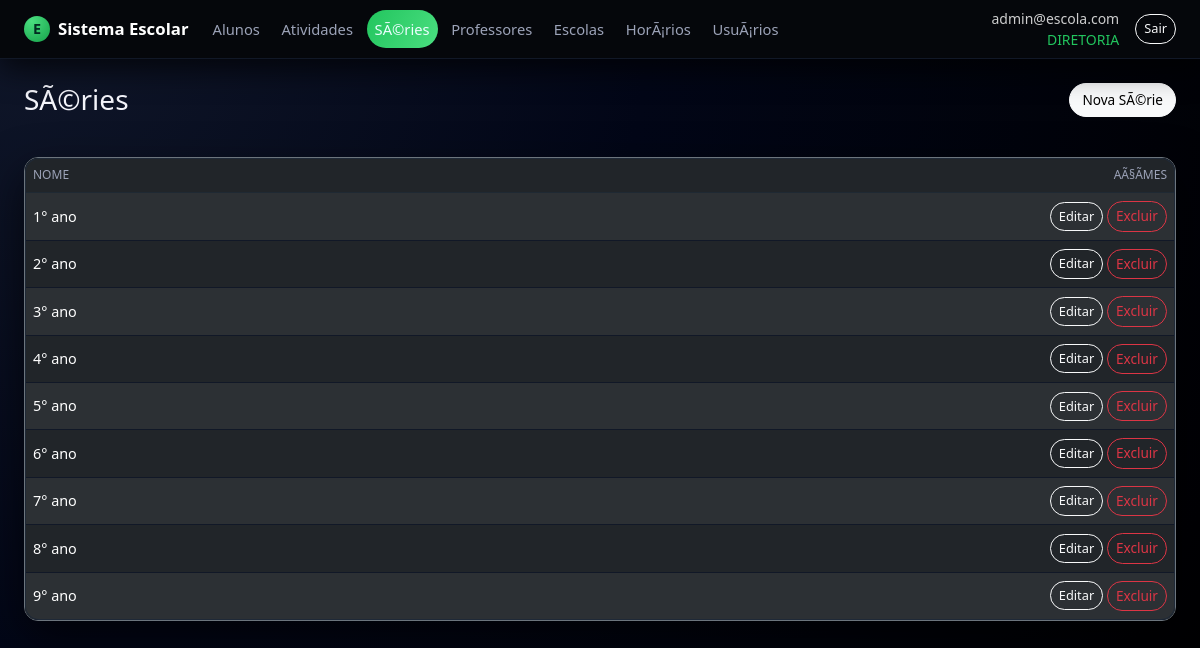
The app's page /series/ (signed in) with its own data.
### app.py (models this page shows, shortened)
class Usuario(db.Model, UserMixin):
    __tablename__ = "usuario"
    id = db.Column(db.Integer, primary_key=True)
    email = db.Column(db.String(120), unique=True, nullable=False)
    senha_hash = db.Column(db.String(255), nullable=False)
    papel = db.Column(db.String(30), nullable=False, default="ALUNO")
    ativo = db.Column(db.Boolean, nullable=False, default=True)
    created_at = db.Column(db.DateTime, nullable=False, default=datetime.utcnow)
    aluno_id = db.Column(db.Integer, db.ForeignKey("aluno.id"), nullable=True)
    aluno = db.relationship("Aluno", lazy="joined")
    recovery_code1 = db.Column(db.String(255), nullable=True)
    recovery_code2 = db.Column(db.String(255), nullable=True)
    recovery_code3 = db.Column(db.String(255), nullable=True)
    recovery_codes_shown = db.Column(db.Boolean, nullable=False, default=False)
    def papel_upper(self):
        return (self.papel or "").upper()
    def is_responsavel(self):
        return self.papel_upper() == "RESPONSAVEL"
    def is_aluno(self):
        return self.papel_upper() == "ALUNO"

class Serie(db.Model):
    __tablename__ = "serie"
    id = db.Column(db.Integer, primary_key=True)
    nome = db.Column(db.String(120), nullable=False, unique=True)

### app.py (the view)
@app.route("/series/")
@login_required
def series_list():
    if current_user.is_responsavel() or current_user.is_aluno():
        flash("Acesso não autorizado.", "warning")
        return redirect(url_for("index"))
    series = Serie.query.order_by(Serie.nome.asc()).all()
    return render_template("series/listar.html", series=series)

### app.py (called while the page is built, shortened)
@login_manager.user_loader
def load_user(uid):
    return db.session.get(Usuario, int(uid))

def can(permission: str) -> bool:
    if not current_user.is_authenticated:
        return False
    role = current_user.papel_upper()
    if role == "DIRETORIA":
        return True

@app.context_processor
def inject_can():
    return dict(can=can)

### templates/series/listar.html (shortened to what this page needs)
{% extends 'base.html' %}
{% block content %}
<div class="d-flex align-items-center justify-content-between mb-3">
  <h3 class="mb-0">SÃ©ries</h3>
  {% if can('SERIE_CRIAR') %}
  <button class="btn btn-light" type="button" data-bs-toggle="collapse" data-bs-target="#novaSerie" aria-expanded="false">
    Nova SÃ©rie
  </button>
  {% endif %}
</div>
<div class="card bg-dark border-secondary">
  <div class="card-body p-0">
    <table class="table table-dark table-striped table-hover align-middle mb-0">
      <thead>
        <tr>
          <th>Nome</th>
          <th class="text-end">AÃ§Ãµes</th>
        </tr>
      </thead>
      <tbody>
        {% for s in series %}
        <tr>
          <td>{{ s.nome }}</td>
          <td class="text-end">
            {% if can('SERIE_EDITAR') %}
            <button class="btn btn-sm btn-outline-light" data-bs-toggle="modal" data-bs-target="#editarSerie{{ s.id }}">Editar</button>
            {% endif %}
            {% if can('SERIE_EXCLUIR') %}
            <form class="d-inline" method="post" action="{{ url_for('series_excluir', id=s.id) }}" onsubmit="return confirm('Excluir esta sÃ©rie?');">
              <button class="btn btn-sm btn-outline-danger">Excluir</button>
            </form>
            {% endif %}
          </td>
        </tr>
        {% else %}
        <tr>
          <td colspan="2" class="text-center text-secondary py-4">Nenhuma sÃ©rie cadastrada.</td>
        </tr>
        {% endfor %}
      </tbody>
    </table>
  </div>
</div>
{% endblock %}

### templates/base.html (shortened to what this page needs)
<!doctype html>
<html lang="pt-BR">
<head>
  <link
    href="https://cdn.jsdelivr.net/npm/bootstrap@5.3.3/dist/css/bootstrap.min.css"
    rel="stylesheet"
  >
  <link rel="stylesheet" href="{{ url_for('static', filename='css/style.css') }}">
</head>
<body class="app-body">
  <header class="app-navbar navbar navbar-expand-lg navbar-dark">
    <div class="container-fluid px-3 px-lg-4">
      <a class="navbar-brand d-flex align-items-center gap-2" href="{{ url_for('index') }}">
        <span class="brand-icon">E</span>
        <span class="fw-semibold">Sistema Escolar</span>
      </a>
      {% if current_user.is_authenticated %}
        {% set papel = current_user.papel_upper() %}
        <div class="collapse navbar-collapse" id="mainNav">
          <ul class="navbar-nav me-auto mb-2 mb-lg-0 app-menu">
            <li class="nav-item">
              <a class="nav-link {% if request.endpoint and 'alunos' in request.endpoint %}active{% endif %}"
                 href="{{ url_for('alunos_list') }}">
                Alunos
              </a>
            </li>
            <li class="nav-item">
              <a class="nav-link {% if request.endpoint and 'atividades_' in request.endpoint %}active{% endif %}"
                 href="{{ url_for('atividades_listar') }}">
                Atividades
              </a>
            </li>
            {% if papel == 'DIRETORIA' %}
              <li class="nav-item">
                <a class="nav-link {% if request.endpoint and 'series_' in request.endpoint %}active{% endif %}"
                   href="{{ url_for('series_list') }}">
                  SÃ©ries
                </a>
              </li>
               <li class="nav-item">
   <a class="nav-link {% if request.endpoint and 'professores' in request.endpoint %}active{% endif %}"
     href="{{ url_for('professores_listar') }}">
    Professores
  </a>
</li>
              <li class="nav-item">
                <a class="nav-link {% if request.endpoint and 'escolas_' in request.endpoint %}active{% endif %}"
                   href="{{ url_for('escolas_list') }}">
                  Escolas
                </a>
              </li>
              <li class="nav-item">
                <a class="nav-link {% if request.endpoint and 'horarios_' in request.endpoint %}active{% endif %}"
                   href="{{ url_for('horarios_list') }}">
                  HorÃ¡rios
                </a>
              </li>
              <li class="nav-item">
                <a class="nav-link {% if request.endpoint and 'usuarios_' in request.endpoint %}active{% endif %}"
                   href="{{ url_for('usuarios_list') }}">
                  UsuÃ¡rios
                </a>
              </li>
            {% endif %}
          </ul>
          <div class="d-flex align-items-center gap-3">
            <div class="text-end small text-muted d-none d-md-block">
              <div>{{ current_user.email }}</div>
              <div class="text-accent">{{ papel }}</div>
            </div>
            <form method="post" action="{{ url_for('logout') }}">
              <button class="btn btn-sm btn-outline-light" type="submit">Sair</button>
            </form>
          </div>
        </div>
      {% endif %}
    </div>
  </header>
  <main class="app-main container-fluid px-3 px-lg-4 py-4">
    <div class="page-wrapper">
      {% block content %}{% endblock %}
    </div>
  </main>
</body>
</html>

### static/css/style.css (style rules this page uses)
:root { --bg-body: #05070b; --bg-elevated: #10141f; --bg-elevated-soft: #181d2a; --bg-navbar: #05070b; --border-soft: #262c3c; --text-main: #f4f5fb; --text-muted: #9ca3b8; --accent: #22c55e; --accent-soft: rgba(34, 197, 94, 0.15); --danger-soft: rgba(239, 68, 68, 0.15); --radius-lg: 16px; --radius-md: 10px; --shadow-soft: 0 18px 45px rgba(0, 0, 0, 0.65); }
.app-body { background: radial-gradient(circle at top left, #10172a 0, #020617 45%, #000 100%); color: var(--text-main); min-height: 100vh; font-family: system-ui, -apple-system, BlinkMacSystemFont, "Segoe UI", sans-serif; }
.app-navbar { background-color: var(--bg-navbar); border-bottom: 1px solid #111827; box-shadow: 0 10px 30px rgba(0, 0, 0, 0.7); position: sticky; top: 0; z-index: 1030; }
.app-navbar .navbar-brand { font-size: 1.05rem; }
.brand-icon { width: 26px; height: 26px; border-radius: 999px; background: radial-gradient(circle at 30% 20%, #4ade80, #16a34a); display: inline-flex; align-items: center; justify-content: center; font-size: 0.9rem; font-weight: 700; color: #022c22; }
.app-menu .nav-link { font-size: 0.92rem; color: var(--text-muted); padding-inline: 0.9rem; border-radius: 999px; margin-right: 0.35rem; transition: all 0.18s ease-out; }
.app-menu .nav-link.active { color: #ecfeff; background: linear-gradient(120deg, #22c55e, #4ade80); }
.app-main { color: var(--text-main); max-width: 1200px; margin-inline: auto; }
.page-wrapper { display: flex; flex-direction: column; gap: 1.5rem; }
.card { background-color: var(--bg-elevated); border-radius: var(--radius-lg); border: 1px solid var(--border-soft); box-shadow: var(--shadow-soft); }
.table { color: var(--text-main); font-size: 0.9rem; margin-bottom: 0; }
.table thead { background: linear-gradient(90deg, #020617, #020617); }
.table thead th { color: #9ca3b8; border-bottom: 1px solid #1f2933 !important; font-weight: 500; text-transform: uppercase; font-size: 0.75rem; }
.table tbody tr { background-color: var(--bg-elevated-soft); }
.table tbody tr:nth-child(even) { background-color: #050816; }
.table td, .table th { border-color: #111827 !important; }
.btn { border-radius: 999px; font-size: 0.85rem; }
.btn-outline-light { border-radius: 999px; font-size: 0.8rem; }
.text-accent { color: var(--accent); }
.card { position: relative; border-radius: 14px; overflow: hidden; }
.card::after { content: ""; position: absolute; inset: 0; border-radius: 14px; pointer-events: none; box-shadow: inset 0 0 0 1px #1f2937; }
.app-navbar .text-muted { color: rgba(255, 255, 255, 0.80) !important; }
.app-navbar .text-muted div:first-child { font-weight: 500; }

### records on screen
Usuario: email "admin@escola.com", papel "DIRETORIA"
Serie: nome "1° ano"
Serie: nome "2° ano"
Serie: nome "3° ano"
Serie: nome "4° ano"
Serie: nome "5° ano"
Serie: nome "6° ano"
Serie: nome "7° ano"
Serie: nome "8° ano"
Serie: nome "9° ano"
